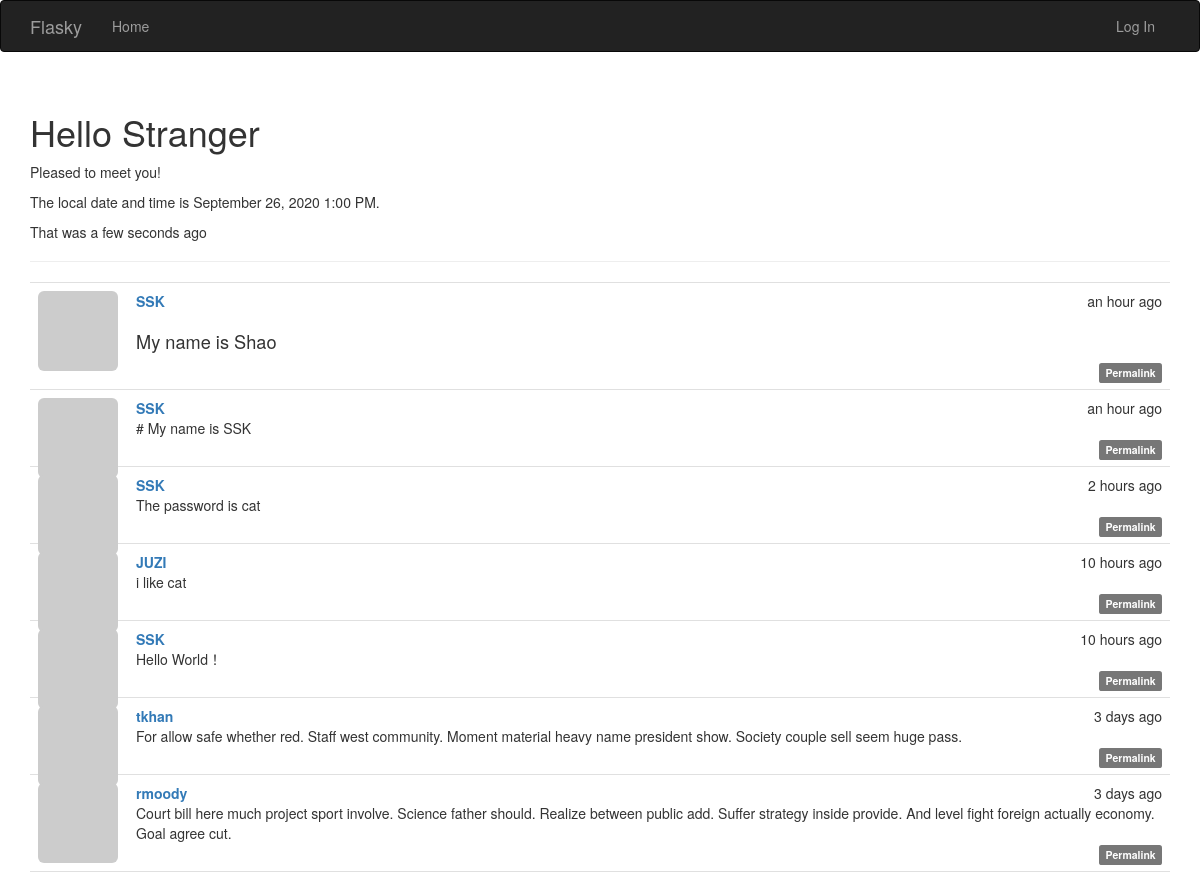
Before: / (upper part) with the older database file.
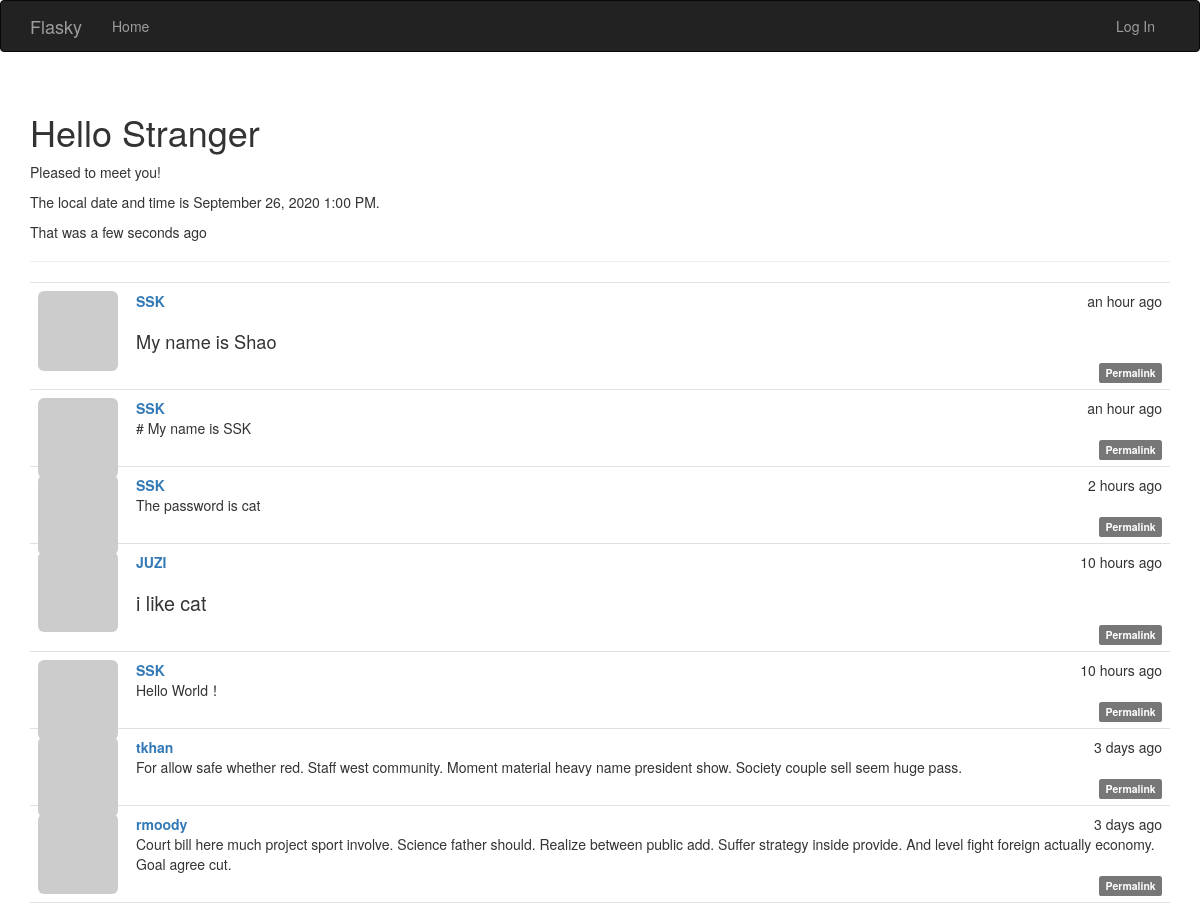
After: the same page with the newer database file.
### app/models.py (models this page shows, shortened)
class Post(db.Model):
    __tablename__='posts'
    id = db.Column(db.Integer,primary_key=True)
    body = db.Column(db.Text)
    timestamp = db.Column(db.DateTime,index=True,default=datetime.utcnow)
    author_id = db.Column(db.Integer,db.ForeignKey('users.id'))
    body_html = db.Column(db.Text)

class User(UserMixin,db.Model):
    __tablename__='users'
    id = db.Column(db.Integer,primary_key=True)
    email = db.Column(db.String(64),unique=True,index=True)
    role_id = db.Column(db.Integer,db.ForeignKey('roles.id'))
    username = db.Column(db.String(64), unique=True, index=True)
    password_hash=db.Column(db.String(128))
    confirmed = db.Column(db.Boolean,default=False)
    name = db.Column(db.String(64))
    location = db.Column(db.String(64))
    about_me = db.Column(db.Text())
    member_since = db.Column(db.DateTime(),default=datetime.utcnow)
    last_seen = db.Column(db.DateTime(),default=datetime.utcnow)
    avatar_hash = db.Column(db.String(32))
    posts = db.relationship('Post',backref='author',lazy='dynamic')
    def gravatar_hash(self):
        return hashlib.md5(self.email.lower().encode('utf-8')).hexdigest()
    def gravatar(self,size=100,default='identicon',ratting='g'):
        if request.is_secure:
            url = 'https://secure.gravatar.com/avatar'
        else:
            url = 'http://www.gravatar.com/avatar'
        hash = self.gravatar_hash() or self.avatar_hash
        return '{url}/{hash}?s={size}&d={default}&r={ratting}'.format(url=url,hash=hash,size=size,default=default,ratting=ratting)
    @property
    def password(self):
        raise AttributeError('password is not a readable attribute')

### app/main/views.py (the view)
@main.route('/', methods=['GET', 'POST'])
def index():
    form = PostForm()
    if current_user.can(Permission.WRITE) and form.validate_on_submit():
        post = Post(body=form.body.data,author=current_user._get_current_object())
        db.session.add(post)
        db.session.commit()
        return redirect(url_for('.index'))
    page = request.args.get('page',1,type=int)
    pagination = Post.query.order_by(Post.timestamp.desc()).paginate(
        page,per_page=current_app.config['FLASKY_POSTS_PER_PAGE'],error_out=False)
    posts = pagination.items
    return render_template('index.html',form=form,posts=posts,pagination=pagination,current_time=datetime.utcnow())

### app/auth/views.py (called while the page is built)
@auth.before_app_request
def before_request():
    if current_user.is_authenticated:
        current_user.ping()
        if not current_user.confirmed \
                and request.blueprint != 'auth' \
                and request.endpoint != 'static':
            return redirect(url_for('auth.unconfirmed'))

### app/main/__init__.py (called while the page is built)
@main.app_context_processor
def inject_permissions():
    return dict(Permission=Permission)

### app/models.py (called while the page is built)
    def can(self,permissions):
        return False

    def is_administrator(self):
        return False

### app/templates/index.html (shortened to what this page needs)
{% extends "base.html" %}
{% import "bootstrap/wtf.html" as wtf %}
{% import "_macros.html" as macros %}
{% block styles %}
{{ super() }}
<link rel="stylesheet" href="{{ url_for('static', filename='styles.css') }}">
{% endblock %}
{% block page_content %}
<div class="page-header">
    <h1>Hello {% if current_user.is_authenticated %}{{ current_user.username }}{% else %}Stranger{% endif %}</h1>
    {% if not known %}
    <p>Pleased to meet you!</p>
    {% else %}
    <p>Happy to meet you again!</p>
    {% endif %}
    <p>The local date and time is {{ moment(current_time).format('LLL') }}.</p>
    <p>That was {{ moment(current_time).fromNow(refresh=True) }}</p>
</div>
{% include '_posts.html' %}
{% endblock %}

### app/templates/_posts.html (shortened to what this page needs)
<ul class="posts">
    {% for post in posts %}
    <li class="post">
        <div class="profile-thumbnail">
            <a href="{{ url_for('.user',username=post.author.username) }}">
                <img class="img-rounded profile-thumbnail" src="{{ post.author.gravatar(size=40) }}">
            </a>
        </div>
        <div class="post-content">
            <div class="post-date">{{ moment(post.timestamp).fromNow() }}</div>
            <div class="post-author">
                <a href="{{ url_for('.user',username=post.author.username) }}">
                    {{ post.author.username }}
                </a>
            </div>
            <div class="post-body">
                {% if post.body_html %}
                    {{ post.body_html|safe }}
                {% else %}
                    {{ post.body }}
                {% endif %}
            </div>
            <div class="post-footer">
                <a href="{{ url_for('.post', id=post.id) }}">
                    <span class="label label-default">Permalink</span>
                </a>
            </div>
        </div>
    </li>
    {% endfor %}
</ul>

Changed rows visible on the page:
changed Post "i like cat": body_html (not shown) → "i like cat"; body "i like cat" → (not shown)
